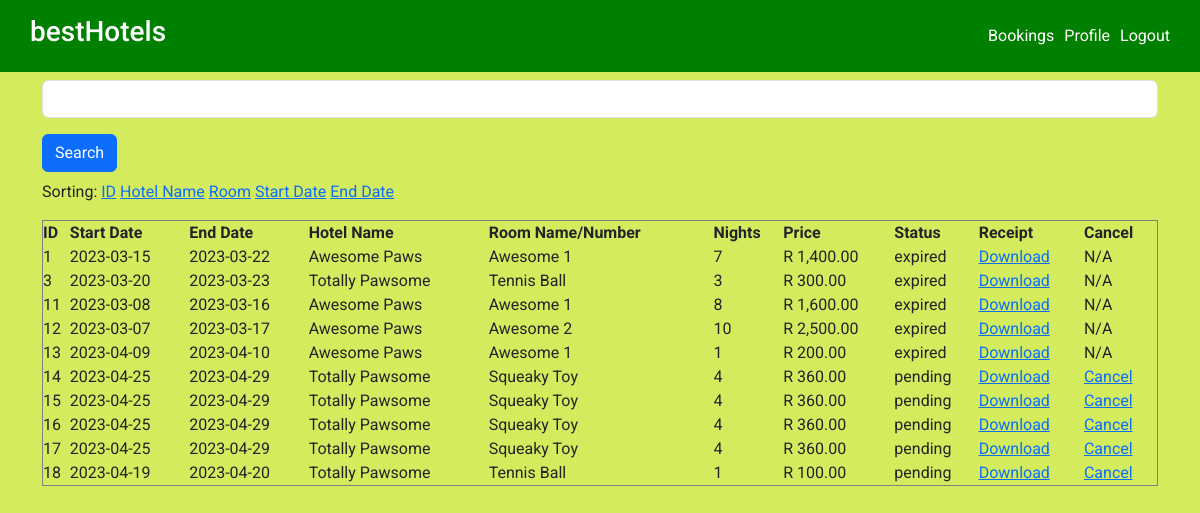
The page /bookings.php (signed in) on the database its author committed.
### tables this page shows
CREATE TABLE `users` (
  `user_id` int(11) NOT NULL AUTO_INCREMENT,
  `user_title` varchar(10) NOT NULL,
  `user_firstname` varchar(50) NOT NULL,
  `user_lastname` varchar(50) NOT NULL,
  `user_email` varchar(50) NOT NULL,
  `user_phone` varchar(20) NOT NULL,
  `user_address` varchar(255) NOT NULL,
  `user_password` varchar(100) NOT NULL,
  PRIMARY KEY (`user_id`),
  UNIQUE KEY `user_id` (`user_id`),
  UNIQUE KEY `user_email` (`user_email`)
);

CREATE TABLE `bookings` (
  `booking_id` int(11) NOT NULL AUTO_INCREMENT,
  `booking_startdate` date NOT NULL,
  `booking_enddate` date NOT NULL,
  `booking_status` enum('active','cancelled') NOT NULL DEFAULT 'active',
  `booking_uuid` text NOT NULL,
  `user_id` int(11) NOT NULL,
  `room_id` int(11) NOT NULL,
  PRIMARY KEY (`booking_id`),
  KEY `fk_booking_user_id` (`user_id`),
  KEY `fk_booking_room_id` (`room_id`),
  CONSTRAINT `fk_booking_room_id` FOREIGN KEY (`room_id`) REFERENCES `rooms` (`room_id`) ON DELETE CASCADE ON UPDATE CASCADE,
  CONSTRAINT `fk_booking_user_id` FOREIGN KEY (`user_id`) REFERENCES `users` (`user_id`) ON DELETE CASCADE ON UPDATE CASCADE
);

CREATE TABLE `hotels` (
  `hotel_id` int(11) NOT NULL AUTO_INCREMENT,
  `hotel_name` varchar(50) NOT NULL,
  `hotel_address` varchar(255) NOT NULL,
  `hotel_rating` int(11) NOT NULL,
  PRIMARY KEY (`hotel_id`)
);

CREATE TABLE `rooms` (
  `room_id` int(11) NOT NULL AUTO_INCREMENT,
  `room_label` varchar(50) NOT NULL,
  `room_price` decimal(10,2) DEFAULT NULL,
  `hotel_id` int(11) NOT NULL,
  PRIMARY KEY (`room_id`),
  KEY `fk_room_hotel_id` (`hotel_id`),
  CONSTRAINT `fk_room_hotel_id` FOREIGN KEY (`hotel_id`) REFERENCES `hotels` (`hotel_id`) ON DELETE CASCADE ON UPDATE CASCADE
);

### lib/autoloader.php (called while the page is built, shortened)
<?php
    spl_autoload_register( function($class) {
        $classSplit=explode('\\', $class);
        $path = './classes/';
    });
?>

### classes/HotelClasses/Booking.php (called while the page is built, shortened)
<?php
    class Booking {
        private $id;
        private $hotel;
        private $room;
        private $startDate;
        private $endDate;
        private $status;
        function getId() {
            return $this->id;
        }
        function getHotel() {
            return $this->hotel;
        }
        function getRoom() {
            return $this->room;
        }
        function getStartDate() {
            return $this->startDate;
        }
        function getEndDate() {
            return $this->endDate;
        }
        function getNights() {
            return round((strtotime($this->endDate) - strtotime($this->startDate)) / 86400);
        }
        function getPrice() {
            return $this->getNights() * $this->getRoom()->getPrice();
        }
        function getStatus() {
            $currentTime=time();
            if ($this->status == 'active') {
                if ($currentTime > strtotime($this->endDate)) {
                    return 'expired';
                } elseif (($currentTime < strtotime($this->endDate)) && ($currentTime > strtotime($this->startDate))) {
                    return 'active';
                }
                return 'pending';
            }
            return $this->status;
        }
        function getCancellable() {
            $currentTime=time();
            $diff=(strtotime($this->getStartDate()) - $currentTime) / 60 / 60;
            if ($diff < 48 || $this->getStatus() == 'cancelled' || $this->getStatus() == 'expired' || $this->getStatus() == 'active') {
                return false;
            } else {
                return true;
            }
        }
        function setId($id) {
            $this->id = $id;
        }
        function setHotel($hotel) {
            $this->hotel = $hotel;
        }
        function setRoom($room) {
            $this->room = $room;
        }
        function setStartDate($startDate) {
            $this->startDate = $startDate;
        }
        function setEndDate($endDate) {
            $this->endDate = $endDate;
        }
        function setStatus($status) {
            $this->status = $status;
        }
    }
?>

### classes/HotelClasses/Hotel.php (called while the page is built, shortened)
<?php
    class Hotel{
        private $name;
        public function getName() {
            return $this->name;
        }
        public function setName($name) {
            $this->name = $name;
        }
    }
?>

### classes/HotelClasses/Room.php (called while the page is built, shortened)
<?php
    class Room{
        private $label;
        private $price;
        function getLabel() {
            return $this->label;
        }
        function getPrice() {
            return $this->price;
        }
        function setLabel($label) {
            $this->label = $label;
        }
        function setPrice($price) {
            $this->price = $price;
        }
    }
?>

### bookings.php (the view, shortened to what this page needs)
<?php
    require_once('./lib/autoloader.php');
    require('./lib/get-user-details.php');
    require('./config/db.php');
    if (!isset($_GET['sorting']))
        $bookingSorting = 'id';
    else
        $bookingSorting = $_GET['sorting'];
    if (isset($_POST['search'])) {
        $searchString = "%" . filter_var($_POST["searchText"], FILTER_SANITIZE_STRING) . "%";
        $bookingQuery = 'SELECT bookings.booking_id, users.user_email, users.user_title, users.user_firstname, users.user_lastname, bookings.booking_startdate, bookings.booking_enddate, hotels.hotel_name, rooms.room_label, rooms.room_price, bookings.booking_status FROM users INNER JOIN bookings ON users.user_id=bookings.user_id INNER JOIN rooms ON rooms.room_id = bookings.room_id INNER JOIN hotels ON rooms.hotel_id = hotels.hotel_id WHERE (users.user_email LIKE :ss OR bookings.booking_id LIKE :ss OR users.user_firstname LIKE :ss OR users.user_lastname LIKE :ss) AND users.user_id=:userid';
    } else {
        $bookingQuery = 'SELECT bookings.booking_id, users.user_email, users.user_title, users.user_firstname, users.user_lastname, bookings.booking_startdate, bookings.booking_enddate, hotels.hotel_name, rooms.room_label, rooms.room_price, bookings.booking_status FROM users INNER JOIN bookings ON users.user_id=bookings.user_id INNER JOIN rooms ON rooms.room_id = bookings.room_id INNER JOIN hotels ON rooms.hotel_id = hotels.hotel_id WHERE users.user_id=:userid';
    }
    if ($bookingSorting == 'id') {
        $bookingQuery .= " ORDER BY bookings.booking_id";
    } elseif ($bookingSorting == 'hname') {
        $bookingQuery .= " ORDER BY hotels.hotel_name";
    } elseif ($bookingSorting == 'rlabel') {
        $bookingQuery .= " ORDER BY rooms.room_label";
    } elseif ($bookingSorting == 'sdate') {
        $bookingQuery .= " ORDER BY bookings.booking_startdate";
    } elseif ($bookingSorting == 'edate') {
        $bookingQuery .= " ORDER BY bookings.booking_enddate";
    }
    if (isset($_POST['search'])) {
        $stmt = $pdo->prepare($bookingQuery);
        $stmt->bindValue(':ss', $searchString);
        $stmt->bindValue(':userid', $_SESSION['userId']);
        $stmt->execute();
    } else {
        $stmt = $pdo->prepare($bookingQuery);
        $stmt->bindValue(':userid', $_SESSION['userId']);
        $stmt->execute();
    }
    $allBookings = $stmt->fetchAll();
?>
<div class="container">
    <div class="content">
        <form method="post" name="searchForm" action="bookings.php?sorting=<?php echo $bookingSorting ?>">
            <input type="text" name="searchText" class="form-control mt-2" />
            <button name="search" type="submit" class="btn btn-primary mt-3 mb-2">Search</button>
        </form>
    </div>
    <div>
        <p>Sorting:
            <a href="<?php $_SERVER['PHP_SELF']; ?>?sorting=id">ID</a>
            <a href="<?php $_SERVER['PHP_SELF']; ?>?sorting=hname">Hotel Name</a>
            <a href="<?php $_SERVER['PHP_SELF']; ?>?sorting=rlabel">Room</a>
            <a href="<?php $_SERVER['PHP_SELF']; ?>?sorting=sdate">Start Date</a>
            <a href="<?php $_SERVER['PHP_SELF']; ?>?sorting=edate">End Date</a>
        </p>
    </div>
    <div>
        <table border="1" width="100%">
            <tr>
                <th>ID</th>
                <th>Start Date</th>
                <th>End Date</th>
                <th>Hotel Name</th>
                <th>Room Name/Number</th>
                <th>Nights</th>
                <th>Price</th>
                <th>Status</th>
                <th>Receipt</th>
                <th>Cancel</th>
            </tr>
        <?php
        foreach ($allBookings as $booking_item) {
            $oneBooking = new HotelClasses\Booking();
            $oneBooking->setId($booking_item->booking_id);
            $oneBooking->setUser(new HotelClasses\User());
            $oneBooking->getUser()->setEmail($booking_item->user_email);
            $oneBooking->getUser()->setTitle($booking_item->user_title);
            $oneBooking->getUser()->setFirstName($booking_item->user_firstname);
            $oneBooking->getUser()->setLastName($booking_item->user_lastname);
            $oneBooking->setStartDate($booking_item->booking_startdate);
            $oneBooking->setEndDate($booking_item->booking_enddate);
            $oneBooking->setSTatus($booking_item->booking_status);
            $oneBooking->setHotel(new HotelClasses\Hotel);
            $oneBooking->getHotel()->setName($booking_item->hotel_name);
            $oneBooking->setRoom(new HotelClasses\Room);
            $oneBooking->getRoom()->setLabel($booking_item->room_label);
            $oneBooking->getRoom()->setPrice($booking_item->room_price);
            echo "<tr>";
            echo "<td>" . $oneBooking->getId() . "</td>";
            echo "<td>" . $oneBooking->getStartDate() . "</td>";
            echo "<td>" . $oneBooking->getEndDate() . "</td>";
            echo "<td>" . $oneBooking->getHotel()->getName() . "</td>";
            echo "<td>" . $oneBooking->getRoom()->getLabel() . "</td>";
            echo "<td>" . $oneBooking->getNights() . "</td>";
            echo "<td>R " . number_format($oneBooking->getPrice(), 2) . "</td>";
            echo "<td>" . $oneBooking->getStatus() . "</td>";
            echo '<td><a href="downloadbooking.php?booking_id=' . $oneBooking->getId() . '">Download</a></td>';
            echo '<td>';
            if ($oneBooking->getCancellable())
                echo '<a href="cancelbooking.php?booking_id=' . $oneBooking->getId() . '">Cancel</a>';
            else
                echo 'N/A';
            echo '</td>';
            echo "</tr>";
        }
        ?>
        </table>
    </div>
</div>

### css/styles.css (style rules this page uses)
* { margin: 0; padding: 0; box-sizing: border-box; font-family: 'Roboto', sans-serif; }
body { background-color: rgb(211, 235, 92); }
nav { background-color: green; padding: 15px 25px; display: flex; justify-content: space-between; align-items: center; color: #fff; }
nav ul { display: flex; justify-content: space-around; align-items: center; margin-bottom: 0; }
ul li { list-style: none; }
nav a { text-decoration: none; color: #fff; margin-right: 5px; margin-left: 5px; }
.container { padding-bottom: 50px; }

### rows shown on the page
users: bookings.booking_id "1", bookings.booking_startdate "2023-03-15", bookings.booking_enddate "2023-03-22", hotels.hotel_name "Awesome Paws", rooms.room_label "Awesome 1", bookings.booking_enddate+booking_startdate "7", bookings.booking_enddate+booking_startdate "1,400.00", bookings.booking_enddate "expired", shows "N/A", bookings.booking_id "3", bookings.booking_startdate "2023-03-20", bookings.booking_enddate "2023-03-23", hotels.hotel_name "Totally Pawsome", rooms.room_label "Tennis Ball", bookings.booking_enddate+booking_startdate "3", bookings.booking_enddate+booking_startdate "300.00", bookings.booking_id "11", bookings.booking_startdate "2023-03-08", bookings.booking_enddate "2023-03-16", bookings.booking_enddate+booking_startdate "8", bookings.booking_enddate+booking_startdate "1,600.00", bookings.booking_id "12", bookings.booking_startdate "2023-03-07", bookings.booking_enddate "2023-03-17", rooms.room_label "Awesome 2", bookings.booking_enddate+booking_startdate "10", bookings.booking_enddate+booking_startdate "2,500.00", bookings.booking_id "13", bookings.booking_startdate "2023-04-09", bookings.booking_enddate "2023-04-10", bookings.booking_enddate+booking_startdate "1", rooms.room_price "200.00", bookings.booking_id "14", bookings.booking_startdate "2023-04-25", bookings.booking_enddate "2023-04-29", rooms.room_label "Squeaky Toy", bookings.booking_enddate+booking_startdate "4", bookings.booking_enddate+booking_startdate "360.00", bookings.booking_status "pending", bookings.booking_id "15", bookings.booking_id "16", bookings.booking_id "17", bookings.booking_id "18", bookings.booking_startdate "2023-04-19", bookings.booking_enddate "2023-04-20", rooms.room_price "100.00"
